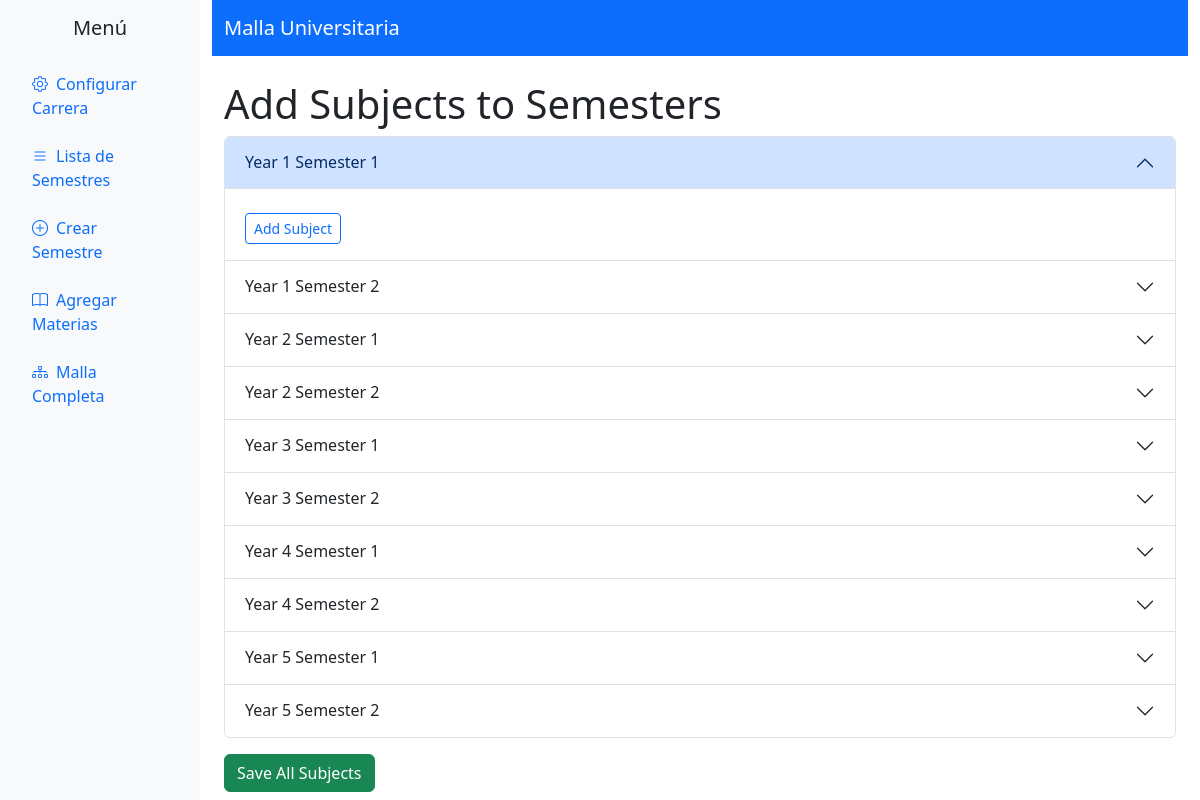
Page /malla/multi-semester-subjects/ on the committed database.
### malla/models.py (models this page shows, shortened)
class Semester(models.Model):
    name = models.CharField(max_length=100)
    prev_semester = models.ForeignKey('self', on_delete=models.SET_NULL, null=True, blank=True, related_name='next_semester_rel')
    next_semester = models.ForeignKey('self', on_delete=models.SET_NULL, null=True, blank=True, related_name='prev_semester_rel')

### malla/views.py (the view)
# urls.py: path('multi-semester-subjects/', views.multi_semester_subjects, name='multi_semester_subjects'),
def multi_semester_subjects(request, semester_id=None):
    if semester_id:
        semesters = [Semester.objects.get(id=semester_id)]
    else:
        semesters = list(Semester.objects.order_by('id'))
    single_semester = len(semesters) == 1
    if request.method == 'POST':
        for semester in semesters:
            i = 0
            while True:
                name_key = f'semester_{semester.id}_name_{i}'
                prereq_key = f'semester_{semester.id}_prerequisites_{i}'
                if name_key not in request.POST:
                    break
                name = request.POST.get(name_key).strip()
                prereq_names = request.POST.get(prereq_key, '').strip()
                if name:
                    max_order = Subject.objects.filter(semester=semester).aggregate(models.Max('order'))['order__max'] or 0
                    subject = Subject(name=name, semester=semester, order=max_order + 1)
                    subject.prev_subject = None
                    subject.next_subject = None
                    subject.save()
                    if prereq_names:
                        prereq_list = [p.strip() for p in prereq_names.split(',') if p.strip()]
                        prereq_subjects = Subject.objects.filter(name__in=prereq_list)
                        subject.prerequisites.set(prereq_subjects)
                i += 1
        if single_semester:
            current_semester = semesters[0]
            next_semester = Semester.objects.filter(id__gt=current_semester.id).order_by('id').first()
            if next_semester:
                return redirect('malla:multi_semester_subjects_single', semester_id=next_semester.id)
            else:
                return redirect('malla:semester_list')
        else:
            return redirect('malla:semester_list')
    else:
        forms_per_semester = {semester.id: SubjectForm(prefix=f'semester_{semester.id}') for semester in semesters}
        return render(request, 'malla/multi_semester_subjects.html', {
            'semesters': semesters,
            'forms_per_semester': forms_per_semester,
            'single_semester': single_semester,
        })

### malla/templates/malla/multi_semester_subjects.html (shortened to what this page needs)
{% extends 'malla/base.html' %}
{% block content %}
<h1>Add Subjects to Semesters</h1>
<form method="post" id="multi-semester-form">
    <div class="accordion" id="semesterAccordion">
        {% for semester in semesters %}
        <div class="accordion-item">
            <h2 class="accordion-header" id="heading{{ semester.id }}">
                <button class="accordion-button {% if not forloop.first %}collapsed{% endif %}" type="button" data-bs-toggle="collapse" data-bs-target="#collapse{{ semester.id }}" aria-expanded="{% if forloop.first %}true{% else %}false{% endif %}" aria-controls="collapse{{ semester.id }}">
                    {{ semester.name }}
                </button>
            </h2>
            <div id="collapse{{ semester.id }}" class="accordion-collapse collapse {% if forloop.first %}show{% endif %}" aria-labelledby="heading{{ semester.id }}" data-bs-parent="#semesterAccordion">
                <div class="accordion-body">
                    <button type="button" class="btn btn-sm btn-outline-primary mt-2" data-semester-id="{{ semester.id }}" onclick="addSubjectForm(this.dataset.semesterId)">Add Subject</button>
                </div>
            </div>
        </div>
        {% endfor %}
    </div>
    <button type="submit" class="btn btn-success mt-3">Save All Subjects</button>
</form>
{% endblock %}

### rows in the picture
Semester: name "Year 1 Semester 1"
Semester: name "Year 1 Semester 2"
Semester: name "Year 2 Semester 1"
Semester: name "Year 2 Semester 2"
Semester: name "Year 3 Semester 1"
Semester: name "Year 3 Semester 2"
Semester: name "Year 4 Semester 1"
Semester: name "Year 4 Semester 2"
Semester: name "Year 5 Semester 1"
Semester: name "Year 5 Semester 2"
